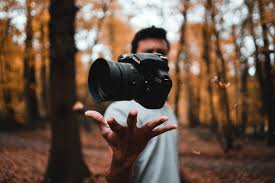
#> input picture Day04/sample.jpg, 275 x 183 px
$ python filters.py
#> lines starting #> are read from the running program, lines starting #| are printed output that depends on the picture
import cv2
import numpy as np
import matplotlib.pyplot as plt
img=cv2.imread("sample.jpg")
#> img is the input picture: shape (183, 275, 3); mean B, G, R 69.6, 83.8, 105.4
blur = cv2.blur(img, (5,5))
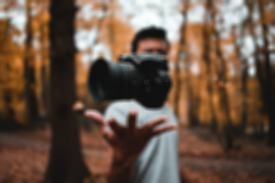
#> blur: shape (183, 275, 3); mean B, G, R 69.6, 83.9, 105.4
gaussian = cv2.GaussianBlur(img, (5,5), 0)
median = cv2.medianBlur(img, 5)
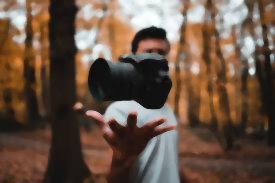
#> median: shape (183, 275, 3); mean B, G, R 69.2, 83.5, 105.2
titles = ["Original", "Blur", "Gaussian", "Median"]
images = [img, blur, gaussian, median]
for i in range(4):
    plt.subplot(2,2,i+1), plt.imshow(images[i]), plt.title(titles[i])
    plt.axis("off")
plt.show()
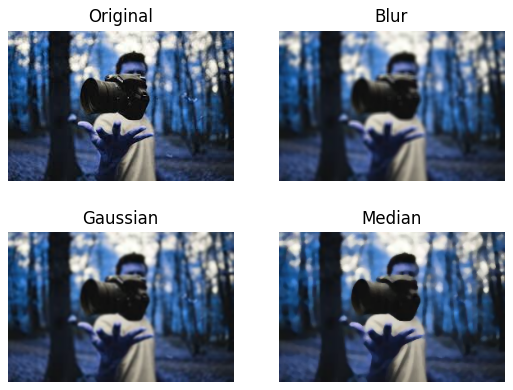
#> figure drawn by matplotlib, 4 panels; B, G, R data is drawn as R, G, B
